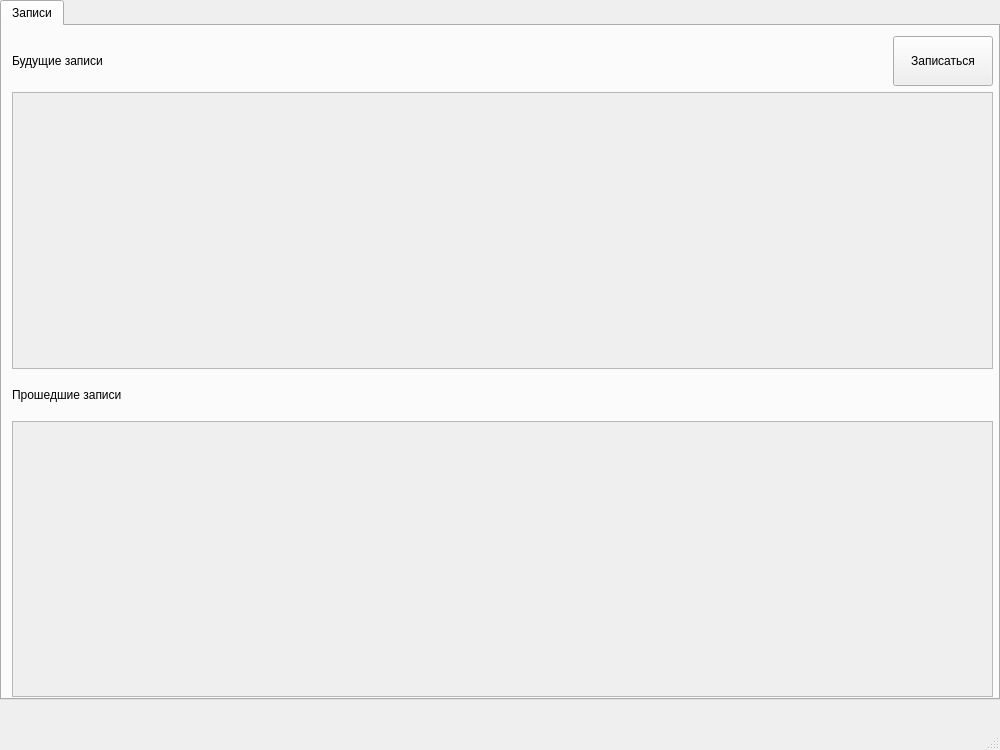
<?xml version="1.0" encoding="UTF-8"?>
<ui version="4.0">
 <class>MainWindow</class>
 <widget class="QMainWindow" name="MainWindow">
  <property name="geometry">
   <rect>
    <x>0</x>
    <y>0</y>
    <width>1000</width>
    <height>750</height>
   </rect>
  </property>
  <property name="windowTitle">
   <string>MainWindow</string>
  </property>
  <widget class="QWidget" name="centralwidget">
   <widget class="QTabWidget" name="tabWidget">
    <property name="geometry">
     <rect>
      <x>0</x>
      <y>0</y>
      <width>1000</width>
      <height>700</height>
     </rect>
    </property>
    <property name="currentIndex">
     <number>0</number>
    </property>
    <widget class="QWidget" name="records_tab">
     <attribute name="title">
      <string>Записи</string>
     </attribute>
     <widget class="QWidget" name="verticalLayoutWidget">
      <property name="geometry">
       <rect>
        <x>10</x>
        <y>10</y>
        <width>981</width>
        <height>661</height>
       </rect>
      </property>
      <layout class="QVBoxLayout" name="records_layout">
       <item>
        <layout class="QHBoxLayout" name="horizontalLayout">
         <item>
          <widget class="QLabel" name="future_label">
           <property name="minimumSize">
            <size>
             <width>0</width>
             <height>40</height>
            </size>
           </property>
           <property name="maximumSize">
            <size>
             <width>16777215</width>
             <height>50</height>
            </size>
           </property>
           <property name="text">
            <string>Будущие записи</string>
           </property>
          </widget>
         </item>
         <item>
          <widget class="QPushButton" name="new_btn">
           <property name="minimumSize">
            <size>
             <width>100</width>
             <height>50</height>
            </size>
           </property>
           <property name="maximumSize">
            <size>
             <width>100</width>
             <height>50</height>
            </size>
           </property>
           <property name="text">
            <string>Записаться</string>
           </property>
          </widget>
         </item>
        </layout>
       </item>
       <item>
        <widget class="QScrollArea" name="future_scroll">
         <property name="widgetResizable">
          <bool>true</bool>
         </property>
         <widget class="QWidget" name="future_widget">
          <property name="geometry">
           <rect>
            <x>0</x>
            <y>0</y>
            <width>977</width>
            <height>271</height>
           </rect>
          </property>
          <widget class="QWidget" name="horizontalLayoutWidget">
           <property name="geometry">
            <rect>
             <x>9</x>
             <y>9</y>
             <width>961</width>
             <height>261</height>
            </rect>
           </property>
           <layout class="QHBoxLayout" name="future_layout"/>
          </widget>
         </widget>
        </widget>
       </item>
       <item>
        <widget class="QLabel" name="past_label">
         <property name="minimumSize">
          <size>
           <width>0</width>
           <height>40</height>
          </size>
         </property>
         <property name="maximumSize">
          <size>
           <width>16777215</width>
           <height>50</height>
          </size>
         </property>
         <property name="text">
          <string>Прошедшие записи</string>
         </property>
        </widget>
       </item>
       <item>
        <widget class="QScrollArea" name="past_scroll">
         <property name="widgetResizable">
          <bool>true</bool>
         </property>
         <widget class="QWidget" name="past_widget">
          <property name="geometry">
           <rect>
            <x>0</x>
            <y>0</y>
            <width>977</width>
            <height>271</height>
           </rect>
          </property>
          <widget class="QWidget" name="horizontalLayoutWidget_2">
           <property name="geometry">
            <rect>
             <x>9</x>
             <y>9</y>
             <width>961</width>
             <height>261</height>
            </rect>
           </property>
           <layout class="QHBoxLayout" name="past_layout"/>
          </widget>
         </widget>
        </widget>
       </item>
      </layout>
     </widget>
    </widget>
   </widget>
  </widget>
  <widget class="QMenuBar" name="menubar">
   <property name="geometry">
    <rect>
     <x>0</x>
     <y>0</y>
     <width>1000</width>
     <height>26</height>
    </rect>
   </property>
  </widget>
  <widget class="QStatusBar" name="statusbar"/>
 </widget>
 <resources/>
 <connections/>
</ui>
